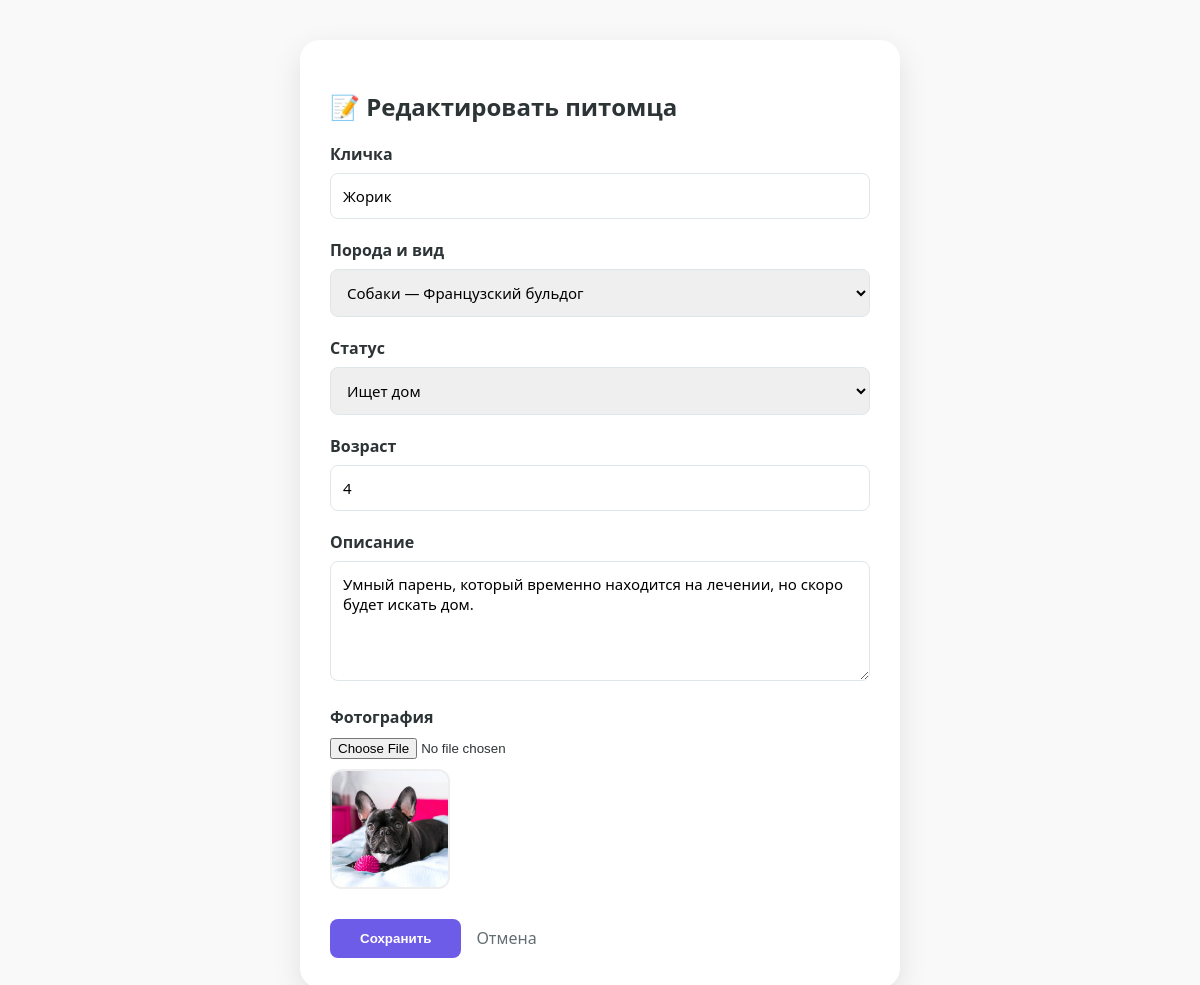
The app's page /admin_edit.php?id=6, older data.
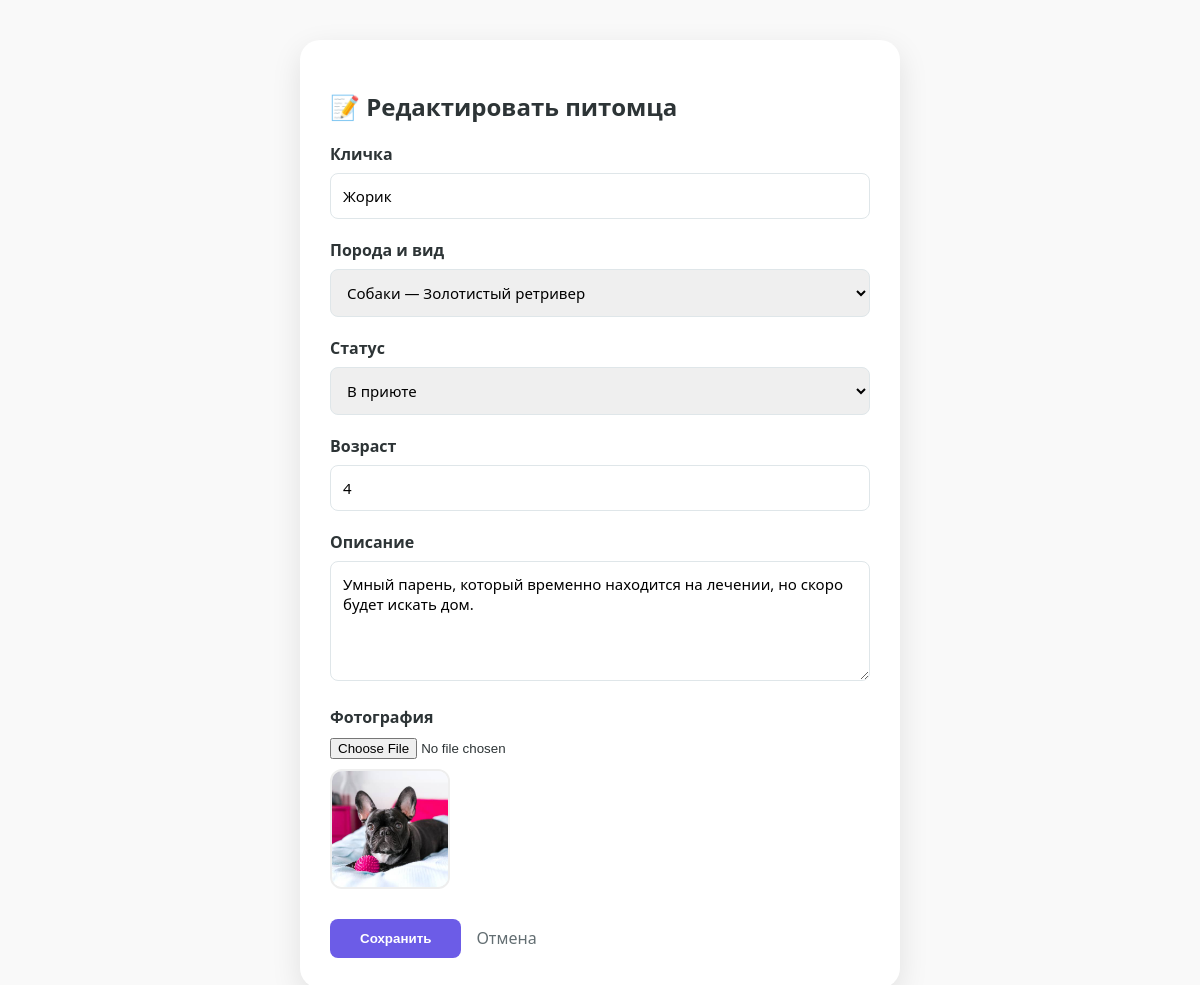
The same page, newer data.
### tables this page shows
CREATE TABLE `pets` (
  `id` int NOT NULL AUTO_INCREMENT,
  `breed_id` int NOT NULL,
  `age` int DEFAULT '0',
  `status` enum('available','unavailable') DEFAULT 'available',
  `name` varchar(100) NOT NULL,
  `gender` enum('male','female') NOT NULL,
  `birth_date` date DEFAULT NULL,
  `description` text,
  `image_path` varchar(255) DEFAULT NULL,
  PRIMARY KEY (`id`),
  KEY `fk_pet_breed` (`breed_id`),
  CONSTRAINT `fk_pet_breed` FOREIGN KEY (`breed_id`) REFERENCES `breeds` (`id`) ON DELETE CASCADE
);

CREATE TABLE `breeds` (
  `id` int NOT NULL AUTO_INCREMENT,
  `species_id` int NOT NULL,
  `name` varchar(100) NOT NULL,
  PRIMARY KEY (`id`),
  KEY `fk_breed_species` (`species_id`),
  CONSTRAINT `fk_breed_species` FOREIGN KEY (`species_id`) REFERENCES `species` (`id`) ON DELETE CASCADE
);

CREATE TABLE `species` (
  `id` int NOT NULL AUTO_INCREMENT,
  `name` varchar(50) NOT NULL,
  PRIMARY KEY (`id`),
  UNIQUE KEY `name` (`name`)
);

### admin_edit.php (the view, shortened to what this page needs)
<?php
require_once 'db.php';
$pet = [
    'id' => '',
    'name' => '',
    'age' => '',
    'description' => '',
    'breed_id' => 1,
    'status' => 'available',
    'image_path' => ''
];
$id = isset($_GET['id']) ? (int)$_GET['id'] : 0;
$breeds_stmt = $pdo->query("SELECT b.id, b.name as breed_name, s.name as species_name
                            FROM breeds b
                            JOIN species s ON b.species_id = s.id
                            ORDER BY s.name, b.name");
$breeds = $breeds_stmt->fetchAll();
if ($id > 0) {
    $stmt = $pdo->prepare("SELECT * FROM pets WHERE id = ?");
    $stmt->execute([$id]);
    $db_pet = $stmt->fetch();
    if ($db_pet) {
        $pet = $db_pet;
    }
}
?>
<!DOCTYPE html>
<html lang="ru">
<head>
    <link rel="stylesheet" href="css/styles.css">
</head>
<body class="container admin-container">
    <div class="admin-form-card">
        <h2><?= $id > 0 ? '📝 Редактировать' : '✨ Добавить' ?> питомца</h2>
        <form method="POST" enctype="multipart/form-data">
            <div class="form-group">
                <label>Кличка</label>
                <input type="text" name="name" value="<?= htmlspecialchars($pet['name']) ?>" required>
            </div>
            <div class="form-group">
                <label>Порода и вид</label>
                <select name="breed_id" required>
                    <?php foreach ($breeds as $breed): ?>
                        <option value="<?= $breed['id'] ?>" <?= ($breed['id'] == $pet['breed_id']) ? 'selected' : '' ?>>
                            <?= htmlspecialchars($breed['species_name']) ?> — <?= htmlspecialchars($breed['breed_name']) ?>
                        </option>
                    <?php endforeach; ?>
                </select>
            </div>
            <div class="form-group">
                <label>Статус</label>
                <select name="status">
                    <option value="available" <?= ($pet['status'] == 'available') ? 'selected' : '' ?>>Ищет дом</option>
                    <option value="unavailable" <?= ($pet['status'] == 'unavailable') ? 'selected' : '' ?>>В приюте</option>
                </select>
            </div>
            <div class="form-group">
                <label>Возраст</label>
                <input type="number" name="age" value="<?= htmlspecialchars($pet['age']) ?>">
            </div>
            <div class="form-group">
                <label>Описание</label>
                <textarea name="description"><?= htmlspecialchars($pet['description']) ?></textarea>
            </div>
            <div class="form-group">
                <label>Фотография</label>
                <input type="file" name="photo" accept="image/*">
                <?php if(!empty($pet['image_path'])): ?>
                    <img src="<?= htmlspecialchars($pet['image_path']) ?>" class="img-edit-preview">
                <?php endif; ?>
            </div>
            <div class="form-actions">
                <button type="submit" class="btn-save">Сохранить</button>
                <a href="admin.php" class="link-cancel">Отмена</a>
            </div>
        </form>
    </div>
</body>
</html>

Row changes from the older to the newer data that the page shows:
changed pets "Жорик": breed_id "Собаки — Французский бульдог" → "Собаки — Золотистый ретривер"; status (not shown) → "В приюте"
Text that changed along with them:
form field status: "Ищет дом" → (not shown)
